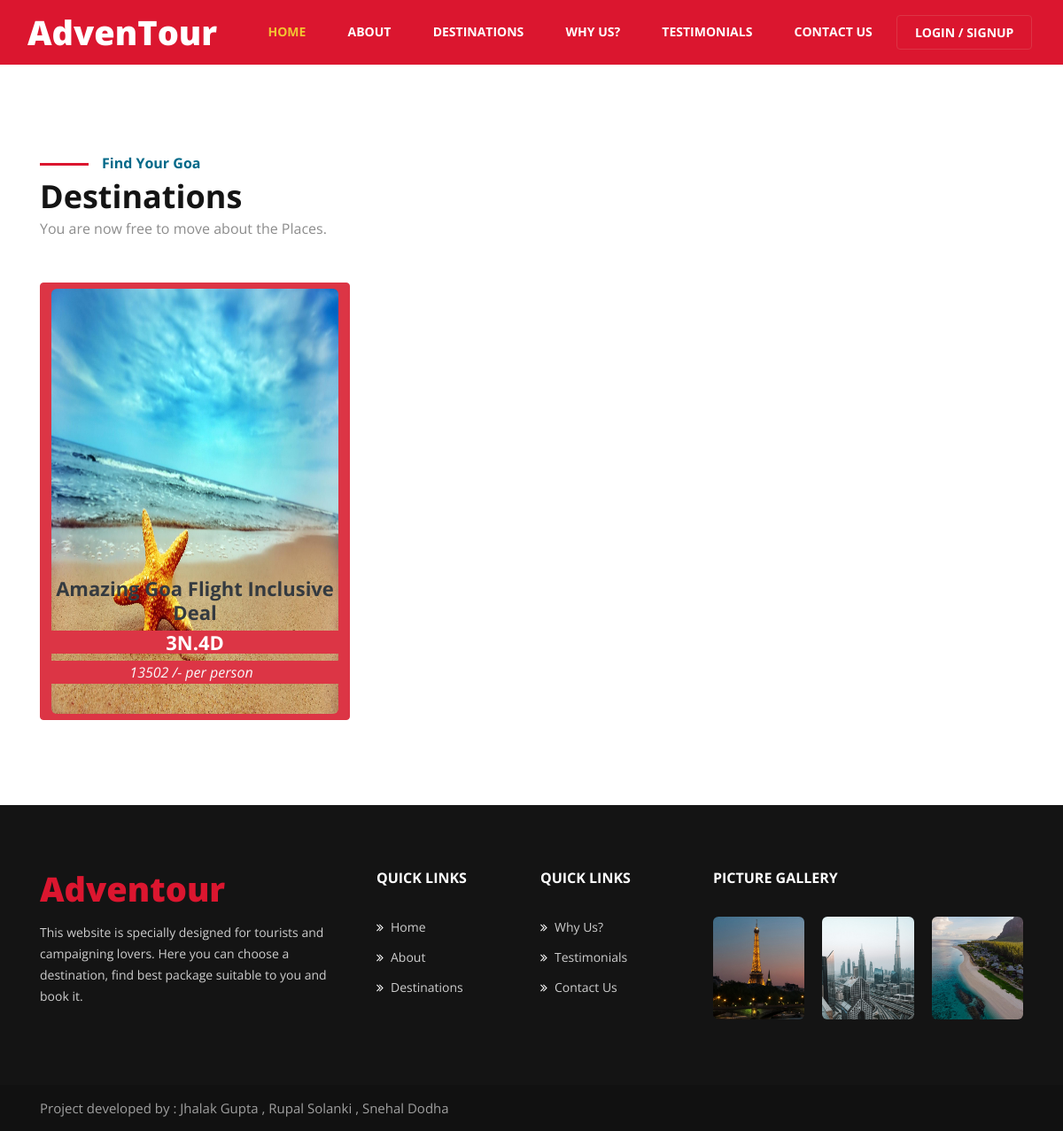
Page /subpackage/Goa/ on the committed database.
### Package/models.py (models this page shows, shortened)
class Packages(models.Model):
    p_id = models.AutoField(primary_key=True)
    package = models.CharField(max_length=100)
    p_image = models.ImageField(upload_to='Package/images')
    description = models.CharField(max_length=255)

class Package_details(models.Model):
    p_id = models.AutoField(primary_key=True)
    p_title = models.CharField(max_length=80)
    p_price_per_person = models.IntegerField()
    p_package = models.ForeignKey(Packages, on_delete=models.CASCADE)
    p_package_days = models.CharField(max_length=50)
    p_travel_through = models.CharField(max_length=100)
    p_phone = models.IntegerField()
    p_provider_name = models.CharField(max_length=50)
    p_provider_address = models.CharField(max_length=120)
    p_full_package_description = models.TextField(max_length=255)
    p_package_image = models.ImageField(upload_to='Package/images')

### Package/views.py (the view)
# urls.py: path('subpackage/<mypackage>/', views.subpackage, name="Subpackages"),
def subpackage(request, mypackage):
    subp = Package_details.objects.all()
    list1 = []
    for i in subp:
        if i.p_package.package == mypackage:
            list1.append(i)
    return render(request, 'subpackage.html', {
        'subpackage': list1,
        'pac': mypackage,
    })

### Package/templates/subpackage.html (shortened to what this page needs)
{% extends 'basic.html' %}
{% load static %}
{% block body %}
	{% if user.is_authenticated %}
	<section class="w3l-destinations-1">
        <div class="destionation-innf py-5">
            <div class="container py-lg-5">
                <div class="title-content mb-5">
                    <span class="sub-title">Find Your {{ pac }}</span>
                    <h3 class="hny-title mb-0">Packages</h3>
                    <p>You are now free to move about the Places.</p>
                </div>
                <ul class="gallery_agile">
                    {% for i in subpackage %}
                    <li>
                        <div class="w3_agile_portfolio_grid">
                            <a href="/checkout/{{i.p_id}}/">
                                <img src="{{ i.p_package_image.url }}" style="height: 60vh; " class="img-fluid" />
                                <div class="w3layouts_news_grid_pos">
                                    <div class="wthree_text">
                                        <h3 class="bg-danger">Check Out</h3>
                                    </div>
                                </div>
                            </a>
                            <div class="wthree_text2 bg-dark" style="opacity: 0.6;">
                                <h4>{{i.p_title}}</h4>
                                <h4>{{i.p_package_days}}</h4>
                                <p class="text-light"><i class="fas fa-rupee-sign mr-2">{{i.p_price_per_person}} /- per person</i></p>
                            </div>
                        </div>
                    </li>
                    {% endfor %}
                </ul>
            </div>
        </div>
    </section>
	{% else %}
    <section class="w3l-destinations-1">
        <div class="destionation-innf py-5">
            <div class="container py-lg-5">
                <div class="title-content mb-5">
                    <span class="sub-title">Find Your {{pac}}</span>
                    <h3 class="hny-title mb-0">Destinations</h3>
                    <p>You are now free to move about the Places.</p>
                </div>
                <ul class="gallery_agile">
                    {% for i in subpackage %}
                    <li>
                        <div class="w3_agile_portfolio_grid">
                            <a data-toggle="modal" data-target="#notlogin" type="submit"  class="btn btn-danger">
                                <img src="{{ i.p_package_image.url }}" style="height: 60vh;" class="img-fluid" />
                            </a>
                            <div class="wthree_text2">
                                <h4 class="text-dark">{{i.p_title}}</h4>
                                <h4 class="bg-danger">{{i.p_package_days}}</h4>
                                <p class="text-light bg-danger"><i class="fas fa-rupee-sign mr-2">{{i.p_price_per_person}} /- per person</i></p>
                            </div>
                        </div>
                    </li>
                    {% endfor %}
                </ul>
            </div>
        </div>
    </section>
	{% endif %}
{% endblock %}

### rows in the picture
Packages: package "Goa"
Package_details: p_package_image (picture), p_title "Amazing Goa Flight Inclusive Deal", p_package_days "3N.4D", p_price_per_person "13502"
